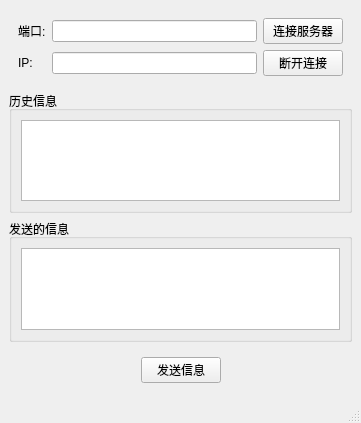
<?xml version="1.0" encoding="UTF-8"?>
<ui version="4.0">
 <class>MainWindow</class>
 <widget class="QMainWindow" name="MainWindow">
  <property name="geometry">
   <rect>
    <x>0</x>
    <y>0</y>
    <width>361</width>
    <height>423</height>
   </rect>
  </property>
  <property name="windowTitle">
   <string>MainWindow</string>
  </property>
  <widget class="QWidget" name="centralwidget">
   <layout class="QVBoxLayout" name="verticalLayout">
    <item>
     <widget class="QWidget" name="widget" native="true">
      <layout class="QGridLayout" name="gridLayout">
       <item row="2" column="2">
        <widget class="QPushButton" name="disconnect">
         <property name="text">
          <string>断开连接</string>
         </property>
        </widget>
       </item>
       <item row="1" column="2">
        <widget class="QPushButton" name="connect">
         <property name="text">
          <string>连接服务器</string>
         </property>
        </widget>
       </item>
       <item row="2" column="0">
        <widget class="QLabel" name="label">
         <property name="text">
          <string>IP:</string>
         </property>
        </widget>
       </item>
       <item row="1" column="0">
        <widget class="QLabel" name="label_2">
         <property name="text">
          <string>端口:</string>
         </property>
        </widget>
       </item>
       <item row="2" column="1">
        <widget class="QLineEdit" name="ip"/>
       </item>
       <item row="1" column="1">
        <widget class="QLineEdit" name="port"/>
       </item>
      </layout>
     </widget>
    </item>
    <item>
     <widget class="QGroupBox" name="groupBox">
      <property name="title">
       <string>历史信息</string>
      </property>
      <layout class="QHBoxLayout" name="horizontalLayout_2">
       <item>
        <widget class="QTextEdit" name="record"/>
       </item>
      </layout>
     </widget>
    </item>
    <item>
     <widget class="QGroupBox" name="groupBox_2">
      <property name="title">
       <string>发送的信息</string>
      </property>
      <layout class="QHBoxLayout" name="horizontalLayout_3">
       <item>
        <widget class="QTextEdit" name="msg"/>
       </item>
      </layout>
     </widget>
    </item>
    <item>
     <widget class="QWidget" name="widget_2" native="true">
      <layout class="QHBoxLayout" name="horizontalLayout_4">
       <item>
        <spacer name="horizontalSpacer">
         <property name="orientation">
          <enum>Qt::Horizontal</enum>
         </property>
         <property name="sizeHint" stdset="0">
          <size>
           <width>107</width>
           <height>20</height>
          </size>
         </property>
        </spacer>
       </item>
       <item>
        <widget class="QPushButton" name="sendMsg">
         <property name="text">
          <string>发送信息</string>
         </property>
        </widget>
       </item>
       <item>
        <spacer name="horizontalSpacer_2">
         <property name="orientation">
          <enum>Qt::Horizontal</enum>
         </property>
         <property name="sizeHint" stdset="0">
          <size>
           <width>107</width>
           <height>20</height>
          </size>
         </property>
        </spacer>
       </item>
      </layout>
     </widget>
    </item>
   </layout>
  </widget>
  <widget class="QMenuBar" name="menubar">
   <property name="geometry">
    <rect>
     <x>0</x>
     <y>0</y>
     <width>361</width>
     <height>26</height>
    </rect>
   </property>
  </widget>
  <widget class="QStatusBar" name="statusbar"/>
 </widget>
 <resources/>
 <connections/>
</ui>
